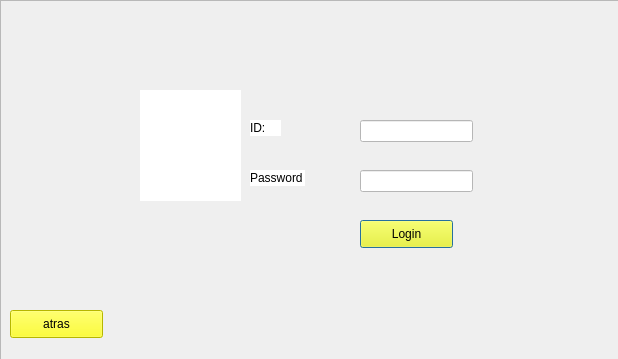
<?xml version="1.0" encoding="UTF-8"?>
<ui version="4.0">
 <class>LoginMozo</class>
 <widget class="QDialog" name="LoginMozo">
  <property name="geometry">
   <rect>
    <x>0</x>
    <y>0</y>
    <width>618</width>
    <height>359</height>
   </rect>
  </property>
  <property name="windowTitle">
   <string>Dialog</string>
  </property>
  <widget class="QPushButton" name="pushButton_login">
   <property name="geometry">
    <rect>
     <x>360</x>
     <y>220</y>
     <width>93</width>
     <height>28</height>
    </rect>
   </property>
   <property name="styleSheet">
    <string notr="true">background-color: rgb(255, 255, 0);</string>
   </property>
   <property name="text">
    <string>Login</string>
   </property>
  </widget>
  <widget class="QPushButton" name="pushButton_back">
   <property name="geometry">
    <rect>
     <x>10</x>
     <y>310</y>
     <width>93</width>
     <height>28</height>
    </rect>
   </property>
   <property name="styleSheet">
    <string notr="true">background-color: rgb(255, 255, 0);</string>
   </property>
   <property name="text">
    <string>atras</string>
   </property>
  </widget>
  <widget class="QLabel" name="label_3">
   <property name="geometry">
    <rect>
     <x>250</x>
     <y>120</y>
     <width>31</width>
     <height>16</height>
    </rect>
   </property>
   <property name="styleSheet">
    <string notr="true">background-color: rgb(255, 255, 255);</string>
   </property>
   <property name="text">
    <string>ID:</string>
   </property>
  </widget>
  <widget class="QLabel" name="label_4">
   <property name="geometry">
    <rect>
     <x>250</x>
     <y>170</y>
     <width>55</width>
     <height>16</height>
    </rect>
   </property>
   <property name="styleSheet">
    <string notr="true">background-color: rgb(255, 255, 255);</string>
   </property>
   <property name="text">
    <string>Password</string>
   </property>
  </widget>
  <widget class="QLineEdit" name="lineEdit_id">
   <property name="geometry">
    <rect>
     <x>360</x>
     <y>120</y>
     <width>113</width>
     <height>22</height>
    </rect>
   </property>
   <property name="styleSheet">
    <string notr="true">background-color: rgb(255, 255, 255);</string>
   </property>
  </widget>
  <widget class="QLineEdit" name="lineEdit_password">
   <property name="geometry">
    <rect>
     <x>360</x>
     <y>170</y>
     <width>113</width>
     <height>22</height>
    </rect>
   </property>
   <property name="styleSheet">
    <string notr="true">background-color: rgb(255, 255, 255);</string>
   </property>
  </widget>
  <widget class="QLabel" name="label_5">
   <property name="geometry">
    <rect>
     <x>140</x>
     <y>90</y>
     <width>101</width>
     <height>111</height>
    </rect>
   </property>
   <property name="styleSheet">
    <string notr="true">background-color: rgb(255, 255, 255);</string>
   </property>
   <property name="text">
    <string/>
   </property>
   <property name="pixmap">
    <pixmap resource="image.qrc">:/image/61582045_2882921455083840_2986804722465243136_n.png</pixmap>
   </property>
   <property name="scaledContents">
    <bool>true</bool>
   </property>
  </widget>
  <widget class="QFrame" name="frame">
   <property name="geometry">
    <rect>
     <x>0</x>
     <y>0</y>
     <width>621</width>
     <height>361</height>
    </rect>
   </property>
   <property name="styleSheet">
    <string notr="true">background-image: url(:/image/107525323_282495186394929_5911216239822423774_n.jpg);</string>
   </property>
   <property name="frameShape">
    <enum>QFrame::StyledPanel</enum>
   </property>
   <property name="frameShadow">
    <enum>QFrame::Raised</enum>
   </property>
  </widget>
  <zorder>frame</zorder>
  <zorder>label_5</zorder>
  <zorder>lineEdit_id</zorder>
  <zorder>lineEdit_password</zorder>
  <zorder>label_4</zorder>
  <zorder>label_3</zorder>
  <zorder>pushButton_login</zorder>
  <zorder>pushButton_back</zorder>
 </widget>
 <resources>
  <include location="image.qrc"/>
 </resources>
 <connections/>
</ui>
